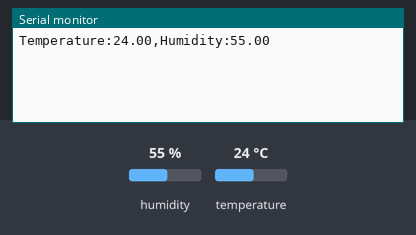
This sketch was run on a simulated Arduino Uno, built with avr-gcc and run on an emulated ATmega328P. On the bench: the last lines printed to the serial monitor. The test bench sets the inputs (shaded band); at power-on: humidity 55 %, temperature 24 °C.

Above: at 18.0 s.
18.1 s: humidity set to 22 %
At 21.4 s:
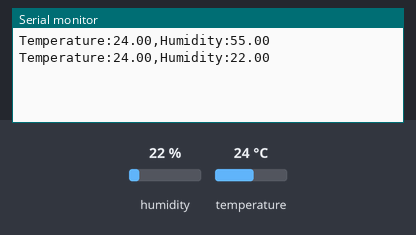
33.1 s: temperature set to 12 °C
At 40.7 s:
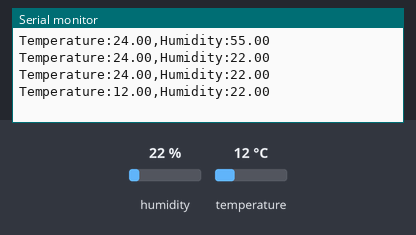
48.1 s: humidity set to 40 %
At 50.9 s:
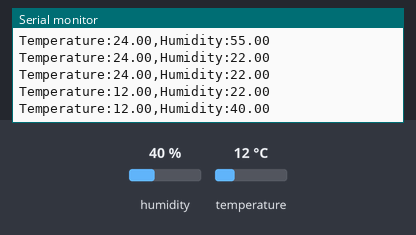
Timing chart, 0 to 52.4 s (numbered marks = the images above; inputs shaded):
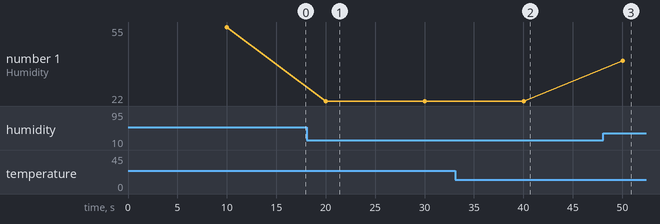

The sketch:

Temperature_working.ino
```cpp
#include <DHT.h>
#include <DHT_U.h>

#define DHTPIN 7
#define DHTTYPE DHT22
//Declare DHT object:
DHT dht(DHTPIN, DHTTYPE);
//Intialize the sensor.


void setup (){
  Serial.begin(9600);
  dht.begin();
}

void loop (){
delay(10000);
//read humidity
float humi = dht.readHumidity();
//read temperature as Celsius
float tempC = dht.readTemperature();
//read temperature as Farenheit
float tempF = dht.readTemperature(true);

//check if any reads failed
if (isnan(humi) || isnan(tempC) || isnan(tempF)){
  Serial.println("Failed to read from DHT sensor!");

}else {
// Serial.print("The Temp is:");
//   Serial.print(humi);
   Serial.print("Temperature:");
  Serial.print(tempC);
  Serial.print(",");


  Serial.print("Humidity:");
  Serial.println(humi);
    // Serial.print(",");


}
}
```

Measured:
- after the input at 18.1 s, the serial monitor: prints a new line after 1.9 s (image 1)
- after the input at 33.1 s, the serial monitor: prints a new line after 6.9 s (image 2)
- after the input at 48.1 s, the serial monitor: prints a new line after 1.9 s (image 3)
- plotted number 1: 55 → 22 after the input at 18.1 s, 22 → 40 after the input at 48.1 s
